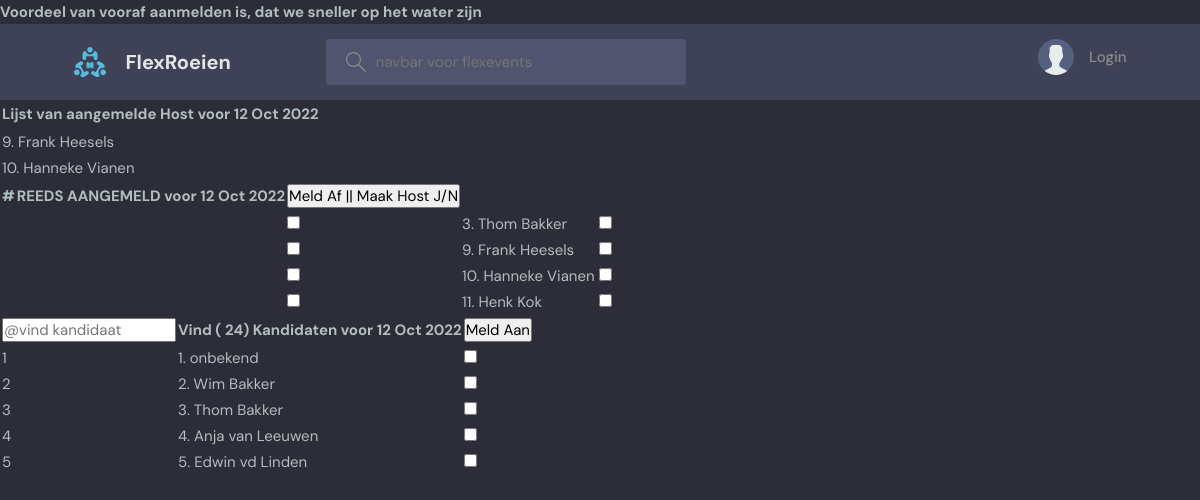
Page /7/aanmelden/ on the earlier database version.
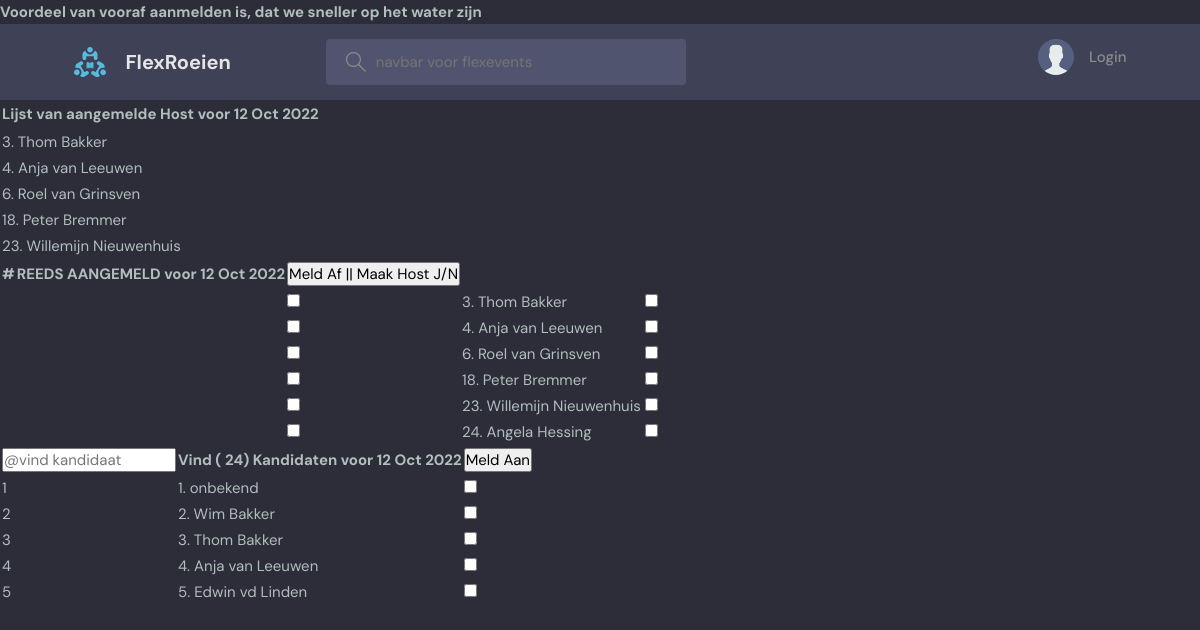
Same page on the later database version.
### beatrix/models.py (models this page shows, shortened)
class Person(models.Model):
    name = models.CharField(max_length=100)
    email = models.CharField(max_length=100,blank=True)
    is_flex = models.BooleanField(default=True)        #wil ingedeeld worden in flexpoule
    is_host = models.BooleanField(default=False)        #kan flexhost zijn
    keuzes = models.IntegerField(default=0) #aantal keren als host gekozen
    roeileeftijd = models.CharField(max_length=20,blank=True)
    is_lid= models.BooleanField(default=True)           #is roeiend lid;member
    in_poule = models.BooleanField(default=False)       #wil flexibel roeiern
    vaart = models.BooleanField(default=False)          #zit in ingedeelde boot op het water
    pos1 = models.CharField(max_length=18, choices=SCULL,default='sc1')  #aanbod vaardigheid om voorstel te berekenen voor wat nodig is aan in te delen boten
    pos2 = models.CharField(max_length=18, choices=SCULL,default='sc1')
    pos3 = models.CharField(max_length=18, choices=SCULL,default='sc1')
    pos4 = models.CharField(max_length=18, choices=SCULL,default='sc1')
    pos5 = models.CharField(max_length=318, choices=SCULL,default='st1')
    coach = models.CharField(max_length=18, choices=SCULL,default='st1')
    keuzes = models.IntegerField(default=0) #aantal keren als host gekozen

### beatrix/views.py (the view, shortened to what this page needs)
# urls.py: path('<int:event_id>/aanmelden/',vote, name='vote'),
def vote(request, event_id):
    event = get_object_or_404(Flexevent, pk=event_id)
    print(event)
    leden = []
    afmeldingen=[]
    hosts=[]
    for h in request.POST.getlist('hoofdhost'):
        hosts.append(h)
    for af in request.POST.getlist('afmelding'):
        afmeldingen.append(af)
    for l in request.POST.getlist('aanmelding'):
        leden.append(l)
    if len(hosts)>0:
        hh=Person.objects.all().filter(id__in=hosts)[:1]
        uu=User.objects.all().filter(id__in=hosts)[:1]
        Flexlid.objects.all().filter(flexevent_id=event_id,member_id=hh[0].id).update(is_host=1)
    aanwezig=Flexlid.objects.all().filter(flexevent_id=event_id)
    ishost=Flexlid.objects.all().filter(flexevent_id=event_id,is_host=True)
    ingedeelden=aanwezig.values_list('member_id', flat=True)
    zijnhost=ishost.values_list('member_id', flat=True)
    kandidaten=Person.objects.all().exclude(id__in=ingedeelden)[:5]
    kandidaten=Person.objects.all()
    aanwezigen=Person.objects.all().filter(id__in=ingedeelden)
    hosts=Person.objects.all().filter(id__in=zijnhost) #.update(is_host=True)
    question = get_object_or_404(Flexevent, pk=event_id)
    try:
        selected_choice = question.lid.get(pk=request.POST['aanmelding'])
        print('vote event_id, try')
    except (KeyError, Choice.DoesNotExist):
        print('vote choice, except')
        return render(request, 'beatrix/erv-detail.html', {
            'event': event,
            'kandidaten':kandidaten[0:5],
            'aanwezig':aanwezigen,
            'hosts':hosts,
            'aantal':kandidaten.count(),
            'error_message': "Er is geen keuze gemaakt.",
        })
    else:
        print('vote event_id, else')
        selected_choice.keuzes += 1
        selected_choice.save()
    return HttpResponseRedirect(reverse('vote', args=(event_id,)))

### beatrix/models.py (called while the page is built)
    def __str__(self):
        return "%s" % (self.event_text)

### beatrix/templates/beatrix/erv-detail.html (shortened to what this page needs)
{% extends 'erv-base.html' %}
{% block content %}
<form action="{% url 'vote' event.id %}" method="post">
   <table class="person-table">
              <thead>
                <tr>
                  <th>Lijst van aangemelde Host voor {{event.created|date:"d M Y"}}</th>
                </tr>
              </thead>
                 <tbody>
                        <td>{% for hh in hosts %}
                            <tr>
                        </td>
                        <td>{{hh.id}}. {{hh.name}}</td>
                        {% endfor %}
                        </tr>
                    </tbody>
                </table>
                <table class="person-table">
              <thead>
                <tr>
                  <th>#</th>
                  <th>REEDS AANGEMELD voor {{event.created|date:"d M Y"}}</th>
                  <th><input type="submit" value="Meld Af || Maak Host J/N"> </th>
                  <th>  </th>
                </tr>
              </thead>
                 <tbody>
                        <td>{% for aa in aanwezig %}
                            <tr>
                        </td>
                        <td>{{t.id }}</td>
                        <td></td>
                        <td>
                        <input type="checkbox" name="afmelding" id="host{{ forloop.counter }}" value="{{ aa.id }}">
                        <td>{{aa.id}}. {{aa.name}}</td>
                        </td>
                        <td>
                        <td>
                        <input type="checkbox" name="hoofdhost" id="host{{ forloop.counter }}" value="{{ aa.id }}">
                        </td>
                        </td>
                        {% endfor %}
                        </tr>
                    </tbody>
                </table>
    <table class='person-table'>
              <thead>
                <tr>
                  <th>    <input id="search-input" class="form-control" type="text" placeholder='@vind kandidaat'></th>
                  <th>Vind ( {{aantal}}) Kandidaten voor {{event.created|date:"d M Y"}}</th>
                  <th><input type="submit" value="Meld Aan"> </th>
                </tr>
              </thead>
                    <tbody id = myTable>
                        <td>{% for t in kandidaten %}
                            <tr>
                        </td>
                        <td>{{t.id }}</td>
                        <td>{{ forloop.counter }}. {{t.name}}</td>
                        <td>
                        <input type="checkbox" name="aanmelding" id="host{{ forloop.counter }}" value="{{ t.id }}">
                        </td>
                        {% endfor %}
                        </tr>
                    </tbody>
</form>
{% endblock %}

Differences in the rows shown:
no longer on this page (row edited): Person: id "9", name "Frank Heesels"
no longer on this page (row unchanged): Person: id "10", name "Hanneke Vianen"
no longer on this page (row edited): Person: id "11", name "Henk Kok"
now on one of the page's lists (row edited): Person: id "3", name "Thom Bakker"
now on one of the page's lists (row edited): Person: id "4", name "Anja van Leeuwen"
now on this page (row unchanged): Person: id "6", name "Roel van Grinsven"
now on this page (row edited): Person: id "18", name "Peter Bremmer"
now on this page (row edited): Person: id "23", name "Willemijn Nieuwenhuis"
now on this page (row edited): Person: id "24", name "Angela Hessing"
